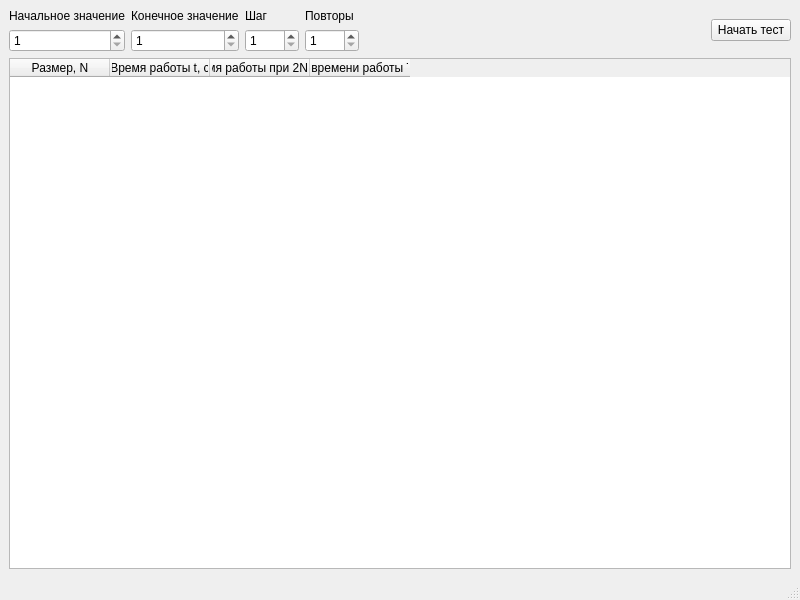
<?xml version="1.0" encoding="UTF-8"?>
<ui version="4.0">
 <class>MainWindow</class>
 <widget class="QMainWindow" name="MainWindow">
  <property name="geometry">
   <rect>
    <x>0</x>
    <y>0</y>
    <width>800</width>
    <height>600</height>
   </rect>
  </property>
  <property name="windowTitle">
   <string>MainWindow</string>
  </property>
  <widget class="QWidget" name="centralwidget">
   <layout class="QGridLayout" name="gridLayout">
    <item row="0" column="0">
     <layout class="QHBoxLayout" name="horizontalLayout">
      <item>
       <layout class="QVBoxLayout" name="verticalLayout">
        <item>
         <widget class="QLabel" name="label">
          <property name="text">
           <string>Начальное значение</string>
          </property>
         </widget>
        </item>
        <item>
         <widget class="QSpinBox" name="start_SP">
          <property name="minimum">
           <number>1</number>
          </property>
          <property name="maximum">
           <number>1000</number>
          </property>
         </widget>
        </item>
       </layout>
      </item>
      <item>
       <layout class="QVBoxLayout" name="verticalLayout_2">
        <item>
         <widget class="QLabel" name="label_2">
          <property name="text">
           <string>Конечное значение</string>
          </property>
         </widget>
        </item>
        <item>
         <widget class="QSpinBox" name="end_SP">
          <property name="minimum">
           <number>1</number>
          </property>
          <property name="maximum">
           <number>1000</number>
          </property>
         </widget>
        </item>
       </layout>
      </item>
      <item>
       <layout class="QVBoxLayout" name="verticalLayout_3">
        <item>
         <widget class="QLabel" name="label_3">
          <property name="text">
           <string>Шаг</string>
          </property>
         </widget>
        </item>
        <item>
         <widget class="QSpinBox" name="step_SP">
          <property name="minimum">
           <number>1</number>
          </property>
          <property name="maximum">
           <number>1000</number>
          </property>
         </widget>
        </item>
       </layout>
      </item>
      <item>
       <layout class="QVBoxLayout" name="verticalLayout_4">
        <item>
         <widget class="QLabel" name="label_4">
          <property name="text">
           <string>Повторы</string>
          </property>
         </widget>
        </item>
        <item>
         <widget class="QSpinBox" name="repeat_SP">
          <property name="minimum">
           <number>1</number>
          </property>
          <property name="maximum">
           <number>1000</number>
          </property>
         </widget>
        </item>
       </layout>
      </item>
      <item>
       <spacer name="horizontalSpacer">
        <property name="orientation">
         <enum>Qt::Horizontal</enum>
        </property>
        <property name="sizeHint" stdset="0">
         <size>
          <width>40</width>
          <height>20</height>
         </size>
        </property>
       </spacer>
      </item>
      <item>
       <widget class="QPushButton" name="startTest_PB">
        <property name="text">
         <string>Начать тест</string>
        </property>
       </widget>
      </item>
     </layout>
    </item>
    <item row="1" column="0">
     <widget class="QTableWidget" name="result">
      <column>
       <property name="text">
        <string>Размер, N</string>
       </property>
      </column>
      <column>
       <property name="text">
        <string>Время работы t, с</string>
       </property>
      </column>
      <column>
       <property name="text">
        <string>Время работы при 2N 2t, с</string>
       </property>
      </column>
      <column>
       <property name="text">
        <string>Отношение времени работы T(2N) к T(N) </string>
       </property>
      </column>
     </widget>
    </item>
   </layout>
  </widget>
  <widget class="QMenuBar" name="menubar">
   <property name="geometry">
    <rect>
     <x>0</x>
     <y>0</y>
     <width>800</width>
     <height>25</height>
    </rect>
   </property>
  </widget>
  <widget class="QStatusBar" name="statusbar"/>
 </widget>
 <resources/>
 <connections/>
</ui>
